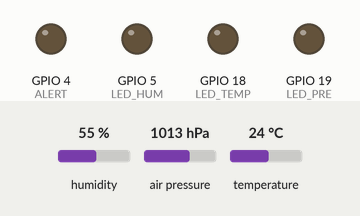
Simulated run of this sketch. Board: ESP32. Parts: output pins drawn as LEDs (lit = HIGH). The inputs (shaded band) are chosen by the test bench; at power-on: temperature 24 °C, humidity 55 %, air pressure 1013 hPa. What the sketch prints to the serial monitor is not drawn.

Above: at 2.7 s.
2.8 s: temperature set to 27.2 °C
9.6 s: temperature set to 28.6 °C
At 12.8 s:
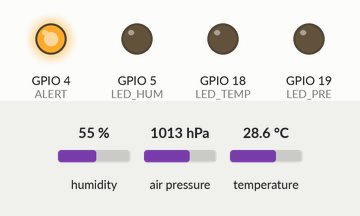
15.6 s: temperature set to 12 °C
At 19.9 s:
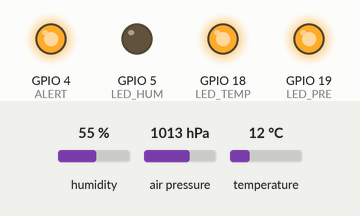
22.4 s: temperature set to 28 °C
At 25.0 s:
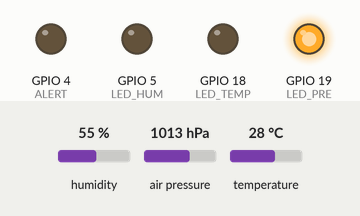
Timing chart, 0 to 30.2 s (numbered marks = the images above; inputs shaded):
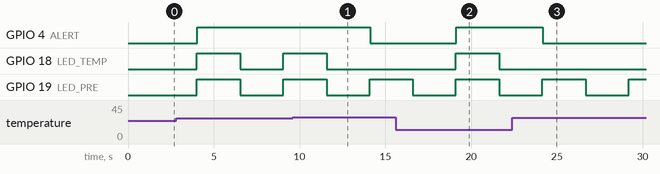

Measured:
- the behaviour switches between 27.9 and 28 °C on temperature (found by bisection; images 0 and 1)
- after the input at 9.6 s, GPIO 4 (ALERT): HIGH → LOW after 4.5 s; GPIO 18 (LED_TEMP): goes on until 11.6 s, then stays LOW
- after the input at 15.6 s, GPIO 4 (ALERT): LOW → HIGH after 3.5 s; GPIO 18 (LED_TEMP): LOW → HIGH after 3.5 s, → LOW 2.5 s later
- after the input at 22.4 s, GPIO 4 (ALERT): HIGH → LOW after 1.8 s; GPIO 18 (LED_TEMP): stays LOW (without the input it goes to HIGH after 1.7 s)

The sketch:

estacion_meteorlogica.ino
```cpp
#include "UbidotsEsp32Mqtt.h"
#include <Wire.h>
#include <Adafruit_Sensor.h>
#include <Adafruit_BME280.h>


#define SEALEVELPRESSURE_HPA (1013.25)
#define ALERT 04
#define LED_HUM  05
#define LED_TEMP 18
#define LED_PRE  19

Adafruit_BME280 bme; // I2C


const char *UBIDOTS_TOKEN = "BBFF-AKQxQ60ETH7BkqzOw9ZD2h2o6RGDcG";
//const char *WIFI_SSID = "Galaxy S10+2228";
//const char *WIFI_PASS = "xhcw8131";
const char *WIFI_SSID = "LabArquitectura";
const char *WIFI_PASS = "L4bArqui2022";
const char *DEVICE_LABEL = "estacion-meteorologica";

const int lim_temp=28;//menor a
const int lim_pres=900;//mayor a
const int lim_hum=90;//mayor a

const int PUBLISH_FREQUENCY = 5000;

float temp;
float presion;
float altitud;
int humedad;
int tiempo;
unsigned long timer;

Ubidots ubidots(UBIDOTS_TOKEN);

void callback(char *topic, byte *payload, unsigned int length)
{
  Serial.print("Message arrived [");
  Serial.print(topic);
  Serial.print("] ");
  for (int i = 0; i < length; i++)
  {
    Serial.print((char)payload[i]);
  }
  Serial.println();
}

void setup() {
  pinMode(LED_HUM,OUTPUT);
  pinMode(LED_TEMP,OUTPUT);
  pinMode(LED_PRE,OUTPUT);
  ubidots.connectToWifi(WIFI_SSID, WIFI_PASS);
  ubidots.setCallback(callback);
  ubidots.setup();
  ubidots.reconnect();
  pinMode(ALERT,OUTPUT);
  digitalWrite(ALERT,LOW);
  timer = millis();
  Serial.begin(9600);
  Serial.println(F("BME280 test"));

  bool status;


  status = bme.begin(0x76);
  if (!status) {
    Serial.println("Could not find a valid BME280 sensor, check wiring!");
    while (1);
  }


  Serial.println();


}


void loop() {
  digitalWrite(LED_HUM,LOW);
  digitalWrite(LED_TEMP,LOW);
  digitalWrite(LED_PRE,LOW);
  delay(2500);
  tiempo=0;
  if (!ubidots.connected())
  {
    ubidots.reconnect();
  }
  Serial.print("Temperature = ");
  Serial.print(bme.readTemperature());
  temp =bme.readTemperature();
  Serial.println(" *C");
  if(temp<lim_temp){
    tiempo++;
    digitalWrite(LED_TEMP,HIGH);
  }


  Serial.print("Pressure = ");
  Serial.print(bme.readPressure() / 100.0F);
  presion = bme.readPressure() / 100.0F;
  Serial.println(" hPa");
  if(presion>lim_pres){
    tiempo++;
    digitalWrite(LED_PRE,HIGH);
  }


  Serial.print("Approx. Altitude = ");
  Serial.print(bme.readAltitude(SEALEVELPRESSURE_HPA));
  altitud= bme.readAltitude(SEALEVELPRESSURE_HPA);
  Serial.println(" m");

  Serial.print("Humidity = ");
  Serial.print(bme.readHumidity());
  humedad =bme.readHumidity();
  Serial.println(" %");
  if(humedad>lim_hum){
    tiempo++;
    digitalWrite(LED_HUM,HIGH);
  }
  Serial.println();
  Serial.print(tiempo);
  if(tiempo>=2){
    digitalWrite(ALERT,HIGH);
  }else{
    digitalWrite(ALERT,LOW);
  }
   ubidots.add("Temperatura",temp);
   ubidots.add("Humedad",humedad);
   ubidots.add("Presion",presion);
   ubidots.add("Altitud",altitud);
   ubidots.add("Tiempo",tiempo);
   ubidots.publish(DEVICE_LABEL);

  ubidots.loop();
  delay(2500);
}
```
